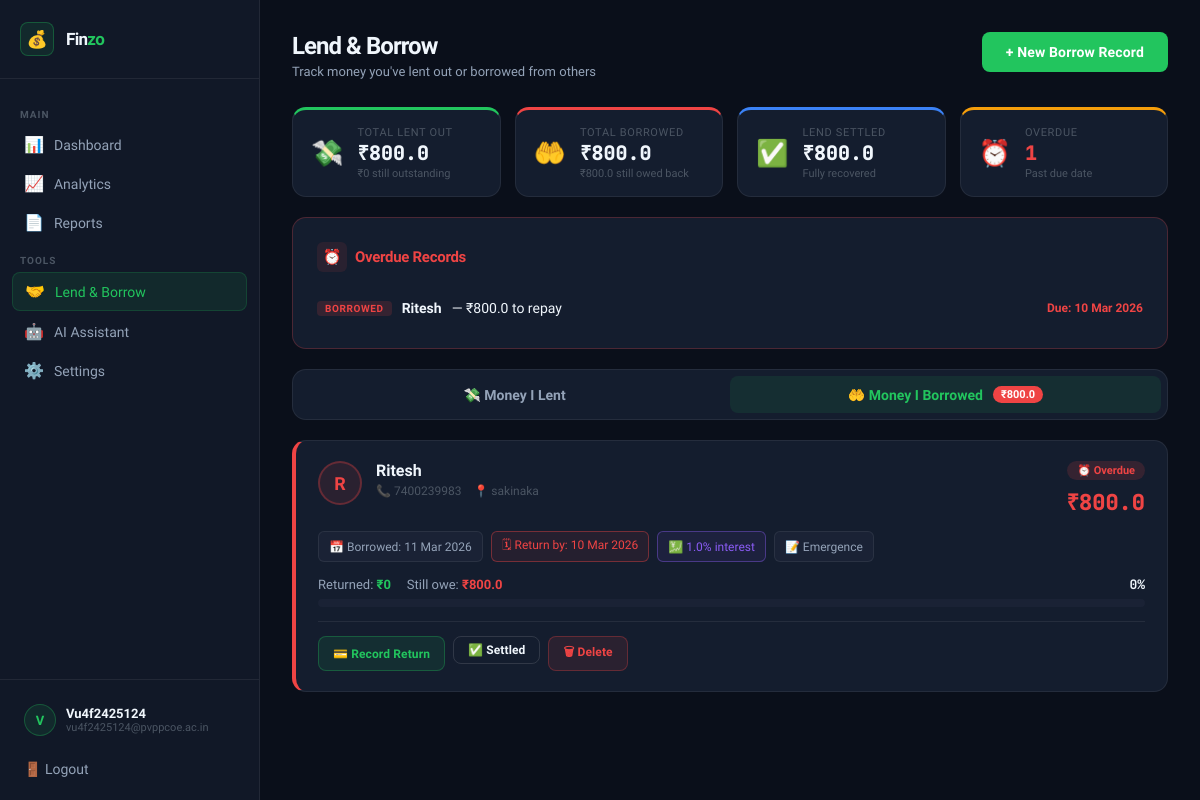
The page /lend-borrow?tab=borrow (signed in) on the database its author committed.
### app.py (models this page shows)
class LendBorrow(db.Model):
    id           = db.Column(db.Integer, primary_key=True)
    type         = db.Column(db.String(10),  nullable=False)   # 'lend' or 'borrow'
    person_name  = db.Column(db.String(120), nullable=False)
    phone        = db.Column(db.String(30),  default='')
    address      = db.Column(db.String(250), default='')
    amount       = db.Column(db.Float,       nullable=False)
    reason       = db.Column(db.String(250), default='')
    interest_pct = db.Column(db.Float,       default=0)        # annual % interest, 0 = none
    date         = db.Column(db.DateTime,    default=datetime.now)
    due_date     = db.Column(db.DateTime,    nullable=True)
    status       = db.Column(db.String(20),  default='active') # active | settled
    user_id      = db.Column(db.Integer, db.ForeignKey('user.id'), nullable=False)
    repayments   = db.relationship('Repayment', backref='loan', lazy=True, cascade='all,delete-orphan')
    @property
    def total_repaid(self):
        return sum(r.amount for r in self.repayments)
    @property
    def outstanding(self):
        return round(max(0, self.amount - self.total_repaid), 2)
    @property
    def is_overdue(self):
        if self.due_date and self.status == 'active':
            return datetime.now() > self.due_date
        return False

### app.py (the view)
@app.route("/lend-borrow")
def lend_borrow():
    if 'user_id' not in session: return redirect(url_for('login'))
    uid    = session['user_id']
    tab    = request.args.get('tab', 'lend')
    now    = datetime.now()
    lends   = LendBorrow.query.filter_by(user_id=uid, type='lend').order_by(LendBorrow.date.desc()).all()
    borrows = LendBorrow.query.filter_by(user_id=uid, type='borrow').order_by(LendBorrow.date.desc()).all()
    total_lent        = sum(l.amount for l in lends)
    total_lent_out    = sum(l.outstanding for l in lends if l.status == 'active')
    total_lent_settled= sum(l.amount for l in lends if l.status == 'settled')
    total_borrowed     = sum(b.amount for b in borrows)
    total_owed_back    = sum(b.outstanding for b in borrows if b.status == 'active')
    total_borr_settled = sum(b.amount for b in borrows if b.status == 'settled')
    overdue_lends   = [l for l in lends   if l.is_overdue]
    overdue_borrows = [b for b in borrows if b.is_overdue]
    return render_template("lend_borrow.html",
        email=session['user_email'], tab=tab,
        lends=lends, borrows=borrows,
        total_lent=total_lent, total_lent_out=total_lent_out,
        total_lent_settled=total_lent_settled,
        total_borrowed=total_borrowed, total_owed_back=total_owed_back,
        total_borr_settled=total_borr_settled,
        overdue_lends=overdue_lends, overdue_borrows=overdue_borrows,
        now=now,
    )

### templates/lend_borrow.html (shortened to what this page needs)
{% extends "layout.html" %}
{% set active_page = 'lend_borrow' %}
{% block content %}
<div class="page-header">
  <div>
    <h1 class="page-title">Lend &amp; Borrow</h1>
    <p class="page-subtitle">Track money you've lent out or borrowed from others</p>
  </div>
  <button class="btn btn-primary" onclick="openAddModal('{{ tab }}')">
    + New {{ 'Lend' if tab == 'lend' else 'Borrow' }} Record
  </button>
</div>
<div class="lb-summary-grid">
  <div class="lb-stat-card lb-stat-lent">
    <div class="lb-stat-icon">💸</div>
    <div class="lb-stat-body">
      <div class="lb-stat-label">Total Lent Out</div>
      <div class="lb-stat-val">₹{{ total_lent }}</div>
      <div class="lb-stat-sub">₹{{ total_lent_out }} still outstanding</div>
    </div>
  </div>
  <div class="lb-stat-card lb-stat-borrowed">
    <div class="lb-stat-icon">🤲</div>
    <div class="lb-stat-body">
      <div class="lb-stat-label">Total Borrowed</div>
      <div class="lb-stat-val">₹{{ total_borrowed }}</div>
      <div class="lb-stat-sub">₹{{ total_owed_back }} still owed back</div>
    </div>
  </div>
  <div class="lb-stat-card lb-stat-settled">
    <div class="lb-stat-icon">✅</div>
    <div class="lb-stat-body">
      <div class="lb-stat-label">Lend Settled</div>
      <div class="lb-stat-val">₹{{ total_lent_settled }}</div>
      <div class="lb-stat-sub">Fully recovered</div>
    </div>
  </div>
  <div class="lb-stat-card lb-stat-overdue">
    <div class="lb-stat-icon">⏰</div>
    <div class="lb-stat-body">
      <div class="lb-stat-label">Overdue</div>
      <div class="lb-stat-val" style="color:var(--red)">
        {{ overdue_lends|length + overdue_borrows|length }}
      </div>
      <div class="lb-stat-sub">Past due date</div>
    </div>
  </div>
</div>
{% if overdue_lends or overdue_borrows %}
  <div class="card lb-alert-card">
    <h3 class="card-title" style="color:var(--red)">
      <span class="card-icon" style="background:var(--red-dim)">⏰</span> Overdue Records
    </h3>
    {% for r in overdue_borrows %}
      <div class="lb-overdue-row">
        <span class="lb-type-pill lb-pill-borrow">BORROWED</span>
        <strong>{{ r.person_name }}</strong>
        <span>— ₹{{ r.outstanding }} to repay</span>
        <span class="lb-overdue-since">Due: {{ r.due_date.strftime('%d %b %Y') }}</span>
      </div>
    {% endfor %}
  </div>
{% endif %}
<div class="lb-tabs">
  <a href="/lend-borrow?tab=lend"
     class="lb-tab {{ 'active' if tab == 'lend' }}">
    💸 Money I Lent
  </a>
  <a href="/lend-borrow?tab=borrow"
     class="lb-tab {{ 'active' if tab == 'borrow' }}">
    🤲 Money I Borrowed
    {% if total_owed_back > 0 %}
      <span class="lb-tab-badge lb-badge-red">₹{{ total_owed_back }}</span>
    {% endif %}
  </a>
</div>
{% if tab == 'lend' %}
  {% if lends %}
    <div class="lb-records">
      {% for record in lends %}
        {% set pct = [(record.total_repaid / record.amount * 100), 100]|min if record.amount > 0 else 0 %}
        <div class="lb-record-card {{ 'lb-settled' if record.status == 'settled' }} {{ 'lb-overdue-card' if record.is_overdue }}">
          <div class="lb-rec-header">
            <div class="lb-rec-avatar">{{ record.person_name[0]|upper }}</div>
            <div class="lb-rec-info">
              <div class="lb-rec-name">{{ record.person_name }}</div>
              <div class="lb-rec-meta">
                {% if record.phone %}<span>📞 {{ record.phone }}</span>{% endif %}
                {% if record.address %}<span>📍 {{ record.address }}</span>{% endif %}
              </div>
            </div>
            <div class="lb-rec-right">
              {% if record.status == 'settled' %}
                <span class="lb-status-badge lb-badge-settled">✅ Settled</span>
              {% elif record.is_overdue %}
                <span class="lb-status-badge lb-badge-overdue">⏰ Overdue</span>
              {% else %}
                <span class="lb-status-badge lb-badge-active">🟢 Active</span>
              {% endif %}
              <div class="lb-rec-amount">₹{{ record.amount }}</div>
            </div>
          </div>
          <div class="lb-rec-details">
            <div class="lb-detail-chip">📅 Lent: {{ record.date.strftime('%d %b %Y') }}</div>
            {% if record.due_date %}
              <div class="lb-detail-chip {{ 'lb-chip-red' if record.is_overdue }}">
                🗓 Due: {{ record.due_date.strftime('%d %b %Y') }}
              </div>
            {% endif %}
            {% if record.interest_pct > 0 %}
              <div class="lb-detail-chip lb-chip-purple">💹 {{ record.interest_pct }}% interest</div>
            {% endif %}
            {% if record.reason %}
              <div class="lb-detail-chip">📝 {{ record.reason }}</div>
            {% endif %}
          </div>
          {% if record.status != 'settled' %}
            <div class="lb-progress-section">
              <div class="lb-progress-labels">
                <span>Repaid: <strong style="color:var(--green)">₹{{ record.total_repaid }}</strong></span>
                <span>Outstanding: <strong style="color:var(--red)">₹{{ record.outstanding }}</strong></span>
                <span class="lb-pct-label">{{ pct|round(0)|int }}%</span>
              </div>
              <div class="progress-track" style="height:8px;margin-top:6px">
                <div class="progress-fill" style="width:{{ pct }}%;background:linear-gradient(90deg,var(--green),var(--green-2))"></div>
              </div>
            </div>
          {% endif %}
          {% if record.repayments %}
            <div class="lb-repay-history">
              <div class="lb-repay-title">Repayment History</div>
              {% for r in record.repayments %}
                <div class="lb-repay-row">
                  <span class="lb-repay-dot"></span>
                  <span class="lb-repay-date">{{ r.date.strftime('%d %b %Y') }}</span>
                  <span class="lb-repay-note">{{ r.note or '—' }}</span>
                  <span class="lb-repay-amt">+₹{{ r.amount }}</span>
                </div>
              {% endfor %}
            </div>
          {% endif %}
          <div class="lb-rec-actions">
            {% if record.status == 'active' %}
              <button class="btn btn-sm lb-btn-repay"
                      onclick="openRepayModal({{ record.id }}, '{{ record.person_name }}', {{ record.outstanding }})">
                💰 Add Repayment
              </button>
              <form action="/lend-borrow/settle/{{ record.id }}" method="POST" style="display:inline">
                <button type="submit" class="btn btn-sm btn-outline"
                        onclick="return confirm('Mark ₹{{ record.amount }} from {{ record.person_name }} as fully settled?')">
                  ✅ Settle
                </button>
              </form>
            {% endif %}
            <form action="/lend-borrow/delete/{{ record.id }}" method="POST" style="display:inline">
              <button type="submit" class="btn btn-sm lb-btn-delete"
                      onclick="return confirm('Delete this record? This cannot be undone.')">
                🗑 Delete
              </button>
            </form>
          </div>
        </div>
      {% endfor %}
    </div>
  {% else %}
    <div class="card">
      <div class="empty" style="padding:40px">
        <div class="empty-icon">💸</div>
        <div class="empty-text">No lend records yet.<br>Click <strong>+ New Lend Record</strong> to add one.</div>
      </div>
    </div>
  {% endif %}
{% else %}
  {% if borrows %}
    <div class="lb-records">
      {% for record in borrows %}
        {% set pct = [(record.total_repaid / record.amount * 100), 100]|min if record.amount > 0 else 0 %}
        <div class="lb-record-card {{ 'lb-settled' if record.status == 'settled' }} {{ 'lb-overdue-card' if record.is_overdue }}">
          <div class="lb-rec-header">
            <div class="lb-rec-avatar lb-avatar-borrow">{{ record.person_name[0]|upper }}</div>
            <div class="lb-rec-info">
              <div class="lb-rec-name">{{ record.person_name }}</div>
              <div class="lb-rec-meta">
                {% if record.phone %}<span>📞 {{ record.phone }}</span>{% endif %}
                {% if record.address %}<span>📍 {{ record.address }}</span>{% endif %}
              </div>
            </div>
            <div class="lb-rec-right">
              {% if record.status == 'settled' %}
                <span class="lb-status-badge lb-badge-settled">✅ Settled</span>
              {% elif record.is_overdue %}
                <span class="lb-status-badge lb-badge-overdue">⏰ Overdue</span>
              {% else %}
                <span class="lb-status-badge lb-badge-active">🟢 Active</span>
              {% endif %}
              <div class="lb-rec-amount" style="color:var(--red)">₹{{ record.amount }}</div>
            </div>
          </div>
          <div class="lb-rec-details">
            <div class="lb-detail-chip">📅 Borrowed: {{ record.date.strftime('%d %b %Y') }}</div>
            {% if record.due_date %}
              <div class="lb-detail-chip {{ 'lb-chip-red' if record.is_overdue }}">
                🗓 Return by: {{ record.due_date.strftime('%d %b %Y') }}
              </div>
            {% endif %}
            {% if record.interest_pct > 0 %}
              <div class="lb-detail-chip lb-chip-purple">💹 {{ record.interest_pct }}% interest</div>
            {% endif %}
            {% if record.reason %}
              <div class="lb-detail-chip">📝 {{ record.reason }}</div>
            {% endif %}
          </div>
          {% if record.status != 'settled' %}
            <div class="lb-progress-section">
              <div class="lb-progress-labels">
                <span>Returned: <strong style="color:var(--green)">₹{{ record.total_repaid }}</strong></span>
                <span>Still owe: <strong style="color:var(--red)">₹{{ record.outstanding }}</strong></span>
                <span class="lb-pct-label">{{ pct|round(0)|int }}%</span>
              </div>
              <div class="progress-track" style="height:8px;margin-top:6px">
              </div>
            </div>
          {% endif %}
          <div class="lb-rec-actions">
            {% if record.status == 'active' %}
              <button class="btn btn-sm lb-btn-repay"
                      onclick="openRepayModal({{ record.id }}, '{{ record.person_name }}', {{ record.outstanding }})">
                💳 Record Return
              </button>
              <form action="/lend-borrow/settle/{{ record.id }}" method="POST" style="display:inline">
                <button type="submit" class="btn btn-sm btn-outline"
                        onclick="return confirm('Mark this borrow as fully settled?')">
                  ✅ Settled
                </button>
              </form>
            {% endif %}
            <form action="/lend-borrow/delete/{{ record.id }}" method="POST" style="display:inline">
              <button type="submit" class="btn btn-sm lb-btn-delete"
                      onclick="return confirm('Delete this record permanently?')">
                🗑 Delete
              </button>
            </form>
          </div>
        </div>
      {% endfor %}
    </div>
  {% endif %}
{% endif %}
{% endblock %}

### rows shown on the page
LendBorrow: type "Borrow", person_name "Ritesh", outstanding "800.0", due_date "10 Mar 2026", person_name "R", phone "7400239983", address "sakinaka", status "⏰ Overdue", amount "800.0", date "11 Mar 2026", interest_pct "1.0", reason "Emergence", total_repaid "0", pct "0"

### other values the page prints
{{ email[0]|upper if email else 'U' }} "V"
{{ email.split('@')[0]|title if email else 'User' }} "Vu4f2425124"
{{ email }} "vu4f2425124@pvppcoe.ac.in"
{{ total_lent }} "800.0"
{{ total_lent_out }} "0"
{{ total_borrowed }} "800.0"
{{ total_owed_back }} "800.0"
{{ total_lent_settled }} "800.0"
{{ overdue_lends|length + overdue_borrows|length }} "1"
